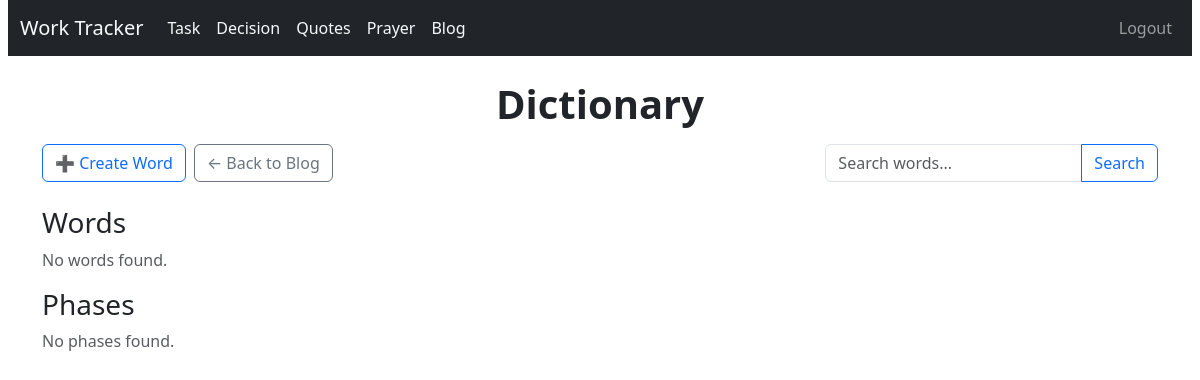
Page /blogs/words/ (signed in) on the earlier database version.
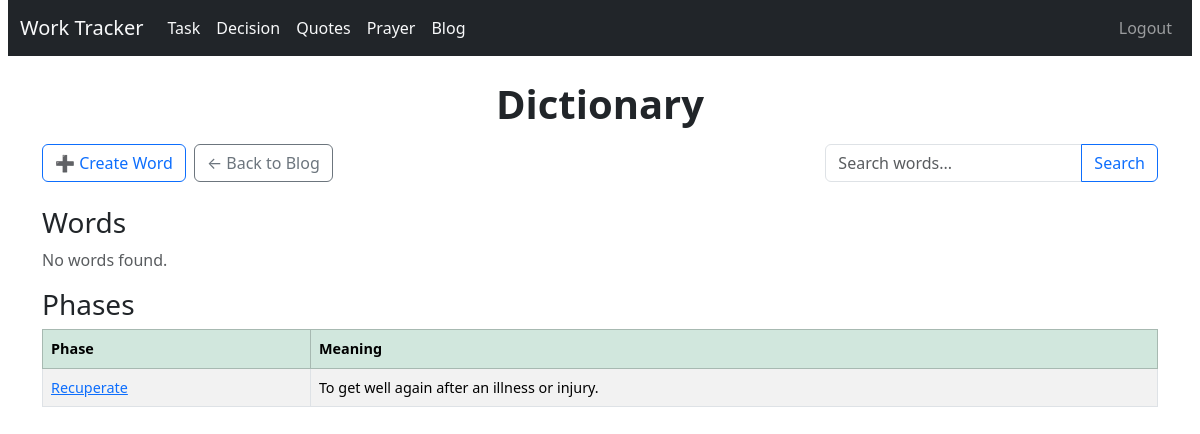
Same page on the later database version.
### blog/models.py (models this page shows)
class Word(models.Model):
    word = models.CharField(max_length=100, unique=True)
    is_phase = models.BooleanField(default=False)
    meaning = models.TextField()
    example = models.TextField(help_text="Usage example", blank=True)
    created_at = models.DateTimeField(auto_now_add=True)
    def __str__(self):
        return self.word

### blog/views.py (the view)
# urls.py: path('words/', views.word_list, name='word_list'),
@login_required
def word_list(request):
    query = request.GET.get('q', '')
    word_objects = Word.objects.all()
    if query:
        word_objects = word_objects.filter(
            Q(word__icontains=query) |
            Q(meaning__icontains=query) |
            Q(example__icontains=query)
        )
    word_objects = word_objects.order_by('word', '-created_at')
    words = word_objects.filter(is_phase=False)
    phases = word_objects.filter(is_phase=True)
    print(phases)
    return render(request, 'blog/word_list.html', {'words': words, 'phases': phases, 'query': query})

### templates/blog/word_list.html
{% extends 'base.html' %}
{% load static %}
{% block content %}
<h1>Dictionary</h1>
<div class="d-flex flex-wrap align-items-center justify-content-between mb-3">
    <div class="d-flex gap-2 mb-2">
        <a href="{% url 'blogs:word_create' %}" class="btn btn-outline-primary">➕ Create Word</a>
        <a href="{% url 'blogs:blog_list' %}" class="btn btn-outline-secondary">← Back to Blog</a>
    </div>
    <form method="get" class="d-flex align-items-center mb-2 ms-auto">
        <div class="input-group">
            <input type="text" name="q" class="form-control" placeholder="Search words..." value="{{ query }}">
            <button class="btn btn-outline-primary" type="submit">Search</button>
        </div>
    </form>
</div>
<h3>Words</h3>
{% if words %}
  <div class="table-responsive mb-4">
    <table class="table table-bordered table-striped align-middle text-nowrap">
      <thead class="table-success">
        <tr>
          <th>Word</th>
          <th>Meaning</th>
        </tr>
      </thead>
      <tbody>
        {% for word in words %}
        <tr>
          <td> <a href="{% url 'blogs:word_detail' word.id %}">{{ word.word }}</a></td>
          <td>{{ word.meaning }}</td>
        </tr>
        {% endfor %}
      </tbody>
    </table>
  </div>
{% else %}
  <p class="text-muted">No words found.</p>
{% endif %}
<h3>Phases</h3>
{% if phases %}
  <div class="table-responsive mb-4">
    <table class="table table-bordered table-striped align-middle text-nowrap">
      <thead class="table-success">
        <tr>
          <th>Phase</th>
          <th>Meaning</th>
        </tr>
      </thead>
      <tbody>
        {% for phase in phases %}
        <tr>
          <td> <a href="{% url 'blogs:word_detail' phase.id %}">{{ phase.word }}</a></td>
          <td>{{ phase.meaning }}</td>
        </tr>
        {% endfor %}
      </tbody>
    </table>
  </div>
{% else %}
  <p class="text-muted">No phases found.</p>
{% endif %}
{% endblock %}

Differences in the rows shown:
added Word: word "Recuperate", meaning "To get well again after an illness or injury."
Other differences:
text no longer shown: "No phases found."
text now shown: "Phase Meaning"
